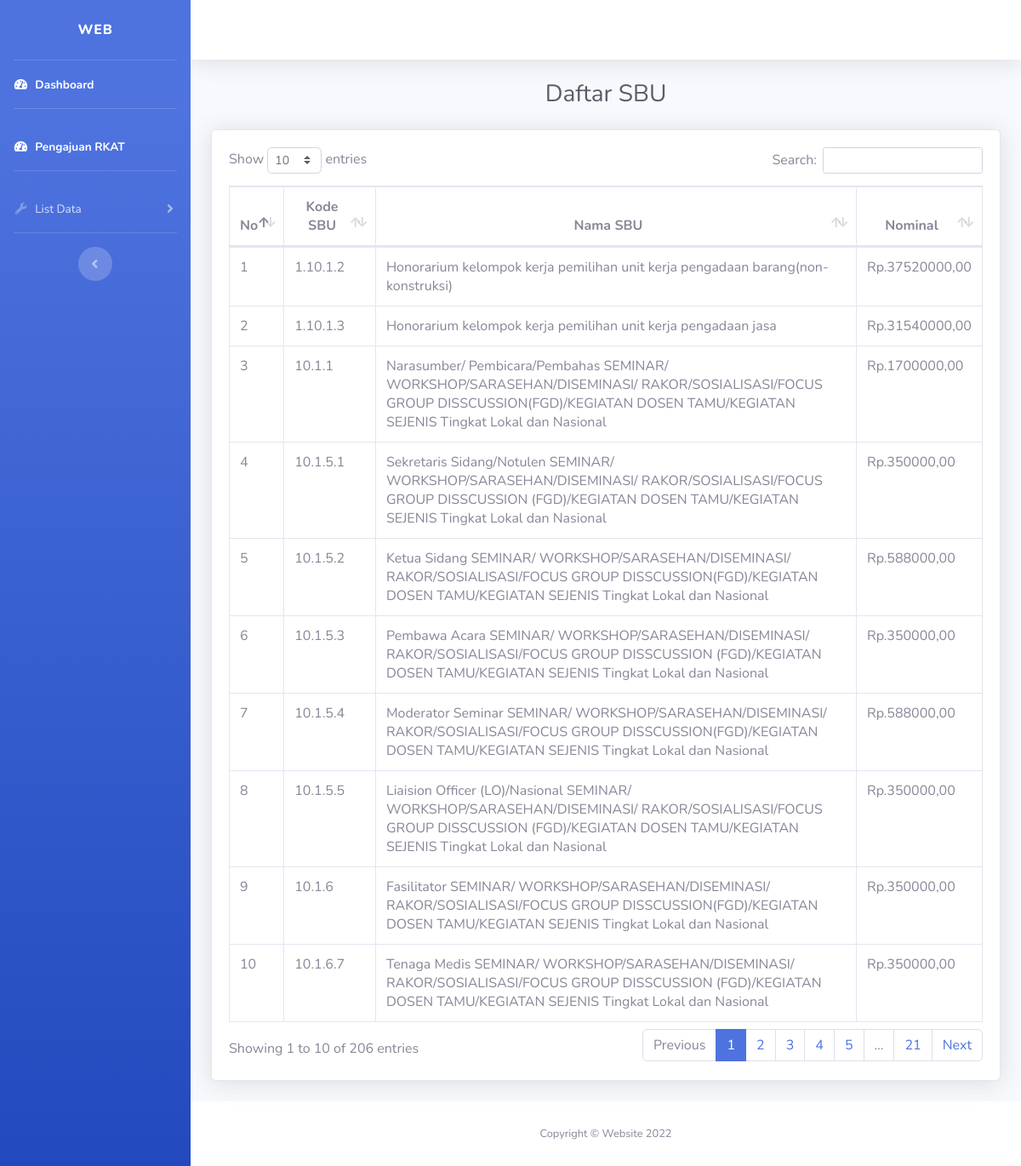
The app's page /sbu.php with its own data.
### tables this page shows
CREATE TABLE `sbu` (
  `kode_sbu` varchar(255) NOT NULL,
  `nama_sbu` varchar(255) NOT NULL,
  `nominal` int(11) NOT NULL
);

### sbu.php (the view, shortened to what this page needs)
<?php
    include('config.php');
    $query = 'SELECT kode_sbu, nama_sbu, nominal FROM sbu;';
    $result = mysqli_query($conn, $query);
?>
<html>
<head>
    <link href="vendor/fontawesome-free/css/all.min.css" rel="stylesheet" type="text/css">
    <link href="css/sb-admin-2.min.css" rel="stylesheet">
    <link href="vendor/datatables/dataTables.bootstrap4.min.css" rel="stylesheet">
</head>
<body id="page-top">
    <div id="wrapper">
        <ul class="navbar-nav bg-gradient-primary sidebar sidebar-dark accordion" id="accordionSidebar">
            <a class="sidebar-brand d-flex align-items-center justify-content-center" href="index.php">
                <div class="sidebar-brand-text mx-3">Web</div>
            </a>
            <hr class="sidebar-divider my-0">
            <li class="nav-item active">
                <a class="nav-link" href="index.php">
                    <i class="fas fa-fw fa-tachometer-alt"></i>
                    <span>Dashboard</span></a>
            </li>
            <hr class="sidebar-divider">
            <li class="nav-item active">
                <a class="nav-link" href="rkat.php">
                    <i class="fas fa-fw fa-tachometer-alt"></i>
                    <span>Pengajuan RKAT</span></a>
            </li>
            <hr class="sidebar-divider">
            <li class="nav-item">
                <a class="nav-link collapsed" href="#" data-toggle="collapse" data-target="#collapseUtilities"
                    aria-expanded="true" aria-controls="collapseUtilities">
                    <i class="fas fa-fw fa-wrench"></i>
                    <span>List Data</span>
                </a>
            </li>
            <hr class="sidebar-divider d-none d-md-block">
            <div class="text-center d-none d-md-inline">
                <button class="rounded-circle border-0" id="sidebarToggle"></button>
            </div>
        </ul>
        <div id="content-wrapper" class="d-flex flex-column">
            <div id="content">
                <nav class="navbar navbar-expand navbar-light bg-white topbar mb-4 static-top shadow">
                </nav>
                <div class="container-fluid">
                    <div class="d-sm-flex align-items-center justify-content-center mb-4">
                        <h1 class="h3 mb-0 text-gray-800">Daftar SBU</h1>
                    </div>
                    <div class="card shadow mb-4">
                        <div class="card-body">
                            <div class="table-responsive">
                                <table class="table table-bordered" id="dataTable" width="100%" cellspacing="0">
                                    <thead class="text-center">
                                        <tr>
                                            <th>No</th>
                                            <th>Kode SBU</th>
                                            <th>Nama SBU</th>
                                            <th>Nominal</th>
                                        </tr>
                                    </thead>
                                    <tbody>
                                        <?php
                                            $no = 1;
                                            while($row = mysqli_fetch_array($result, MYSQLI_ASSOC)){
                                                echo "<tr>
                                                    <td>{$no}</td>
                                                    <td>{$row['kode_sbu']}</td>
                                                    <td>{$row['nama_sbu']}</td>
                                                    <td>Rp.{$row['nominal']},00</td>
                                                    </tr>";
                                                $no++;
                                            }
                                        ?>
                                    </tbody>
                                </table>
                            </div>
                        </div>
                    </div>
                </div>
            </div>
            <footer class="sticky-footer bg-white">
                <div class="container my-auto">
                    <div class="copyright text-center my-auto">
                        <span>Copyright &copy; Website 2022</span>
                    </div>
                </div>
            </footer>
        </div>
    </div>
</body>
</html>

### records on screen
sbu: kode_sbu "1.10.1.2", nama_sbu "Honorarium kelompok kerja pemilihan unit kerja pengadaan barang(non-konstruksi)", nominal "37520000"
sbu: kode_sbu "1.10.1.3", nama_sbu "Honorarium kelompok kerja pemilihan unit kerja pengadaan jasa", nominal "31540000"
sbu: kode_sbu "10.1.1", nama_sbu "Narasumber/ Pembicara/Pembahas SEMINAR/ WORKSHOP/SARASEHAN/DISEMINASI/ RAKOR/SOSIALISASI/FOCUS GROUP DISSCUSSION(FGD)/KEGIATAN DOSEN TAMU/KEGIATAN SEJENIS Tingkat Lokal dan Nasional", nominal "1700000"
sbu: kode_sbu "10.1.5.1", nama_sbu "Sekretaris Sidang/Notulen SEMINAR/ WORKSHOP/SARASEHAN/DISEMINASI/ RAKOR/SOSIALISASI/FOCUS GROUP DISSCUSSION (FGD)/KEGIATAN DOSEN TAMU/KEGIATAN SEJENIS Tingkat Lokal dan Nasional", nominal "350000"
sbu: kode_sbu "10.1.5.2", nama_sbu "Ketua Sidang SEMINAR/ WORKSHOP/SARASEHAN/DISEMINASI/ RAKOR/SOSIALISASI/FOCUS GROUP DISSCUSSION(FGD)/KEGIATAN DOSEN TAMU/KEGIATAN SEJENIS Tingkat Lokal dan Nasional", nominal "588000"
sbu: kode_sbu "10.1.5.3", nama_sbu "Pembawa Acara SEMINAR/ WORKSHOP/SARASEHAN/DISEMINASI/ RAKOR/SOSIALISASI/FOCUS GROUP DISSCUSSION (FGD)/KEGIATAN DOSEN TAMU/KEGIATAN SEJENIS Tingkat Lokal dan Nasional", nominal "350000"
sbu: kode_sbu "10.1.5.4", nama_sbu "Moderator Seminar SEMINAR/ WORKSHOP/SARASEHAN/DISEMINASI/ RAKOR/SOSIALISASI/FOCUS GROUP DISSCUSSION(FGD)/KEGIATAN DOSEN TAMU/KEGIATAN SEJENIS Tingkat Lokal dan Nasional", nominal "588000"
sbu: kode_sbu "10.1.5.5", nama_sbu "Liaision Officer (LO)/Nasional SEMINAR/ WORKSHOP/SARASEHAN/DISEMINASI/ RAKOR/SOSIALISASI/FOCUS GROUP DISSCUSSION (FGD)/KEGIATAN DOSEN TAMU/KEGIATAN SEJENIS Tingkat Lokal dan Nasional", nominal "350000"
sbu: kode_sbu "10.1.6", nama_sbu "Fasilitator SEMINAR/ WORKSHOP/SARASEHAN/DISEMINASI/ RAKOR/SOSIALISASI/FOCUS GROUP DISSCUSSION(FGD)/KEGIATAN DOSEN TAMU/KEGIATAN SEJENIS Tingkat Lokal dan Nasional", nominal "350000"
sbu: kode_sbu "10.1.6.7", nama_sbu "Tenaga Medis SEMINAR/ WORKSHOP/SARASEHAN/DISEMINASI/ RAKOR/SOSIALISASI/FOCUS GROUP DISSCUSSION (FGD)/KEGIATAN DOSEN TAMU/KEGIATAN SEJENIS Tingkat Lokal dan Nasional", nominal "350000"
